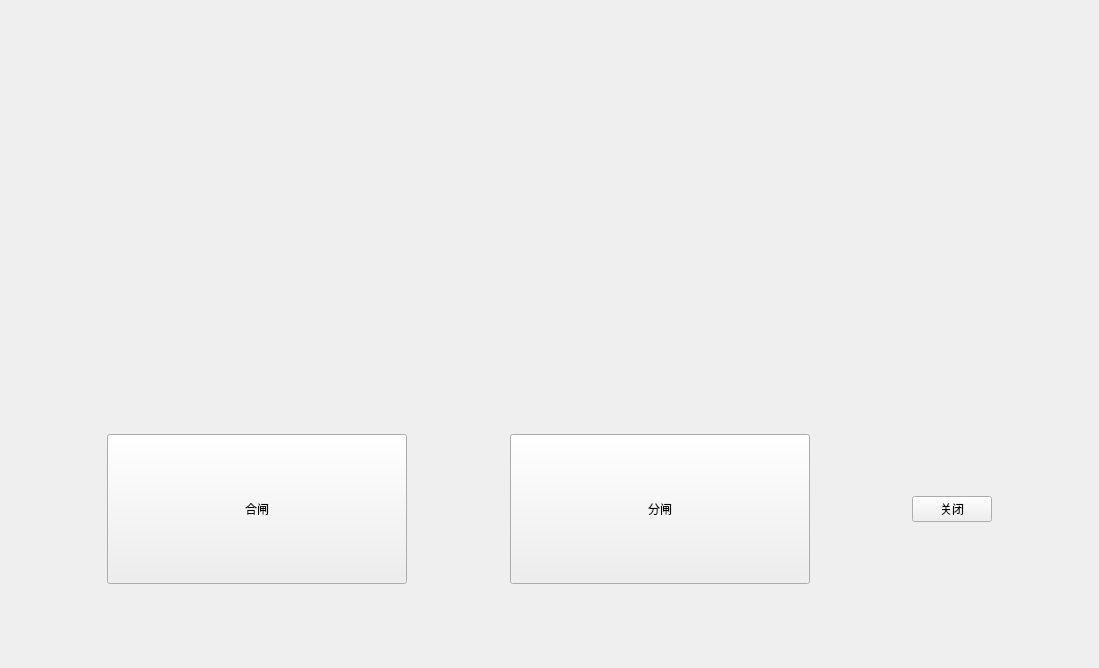
<?xml version="1.0" encoding="UTF-8"?>
<ui version="4.0">
 <class>ivoltTestClass</class>
 <widget class="QWidget" name="ivoltTestClass">
  <property name="geometry">
   <rect>
    <x>0</x>
    <y>0</y>
    <width>1099</width>
    <height>668</height>
   </rect>
  </property>
  <property name="windowTitle">
   <string>安荷演示工具</string>
  </property>
  <property name="styleSheet">
   <string notr="true">#ivoltTestClass{background-color: rgb(255, 255, 255);
background-color: rgb(43, 188, 255);
QPushButton{background-color: rgb(0, 0, 255);
font: 17pt &quot;微软雅黑&quot;;
color: rgb(255, 255, 255);}}

QPushButton{
background-color: rgb(0, 0, 255);
font: 34pt &quot;微软雅黑&quot;;
color: rgb(255, 255, 255);
min-width:300px;
min-height:150px;
border-radius:8px;
}
QPushButton:pressed{background-color: rgb(0, 0, 155);}

</string>
  </property>
  <layout class="QVBoxLayout" name="verticalLayout">
   <item>
    <spacer name="verticalSpacer_4">
     <property name="orientation">
      <enum>Qt::Vertical</enum>
     </property>
     <property name="sizeHint" stdset="0">
      <size>
       <width>20</width>
       <height>40</height>
      </size>
     </property>
    </spacer>
   </item>
   <item>
    <layout class="QHBoxLayout" name="horizontalLayout_2">
     <item>
      <spacer name="horizontalSpacer_5">
       <property name="orientation">
        <enum>Qt::Horizontal</enum>
       </property>
       <property name="sizeHint" stdset="0">
        <size>
         <width>40</width>
         <height>20</height>
        </size>
       </property>
      </spacer>
     </item>
     <item>
      <widget class="QLabel" name="label">
       <property name="minimumSize">
        <size>
         <width>416</width>
         <height>272</height>
        </size>
       </property>
       <property name="styleSheet">
        <string notr="true">image: url(:/ivoltTest/Resources/1111.png);</string>
       </property>
       <property name="text">
        <string/>
       </property>
      </widget>
     </item>
     <item>
      <spacer name="horizontalSpacer_4">
       <property name="orientation">
        <enum>Qt::Horizontal</enum>
       </property>
       <property name="sizeHint" stdset="0">
        <size>
         <width>40</width>
         <height>20</height>
        </size>
       </property>
      </spacer>
     </item>
    </layout>
   </item>
   <item>
    <spacer name="verticalSpacer">
     <property name="orientation">
      <enum>Qt::Vertical</enum>
     </property>
     <property name="sizeHint" stdset="0">
      <size>
       <width>20</width>
       <height>63</height>
      </size>
     </property>
    </spacer>
   </item>
   <item>
    <layout class="QHBoxLayout" name="horizontalLayout">
     <item>
      <spacer name="horizontalSpacer_2">
       <property name="orientation">
        <enum>Qt::Horizontal</enum>
       </property>
       <property name="sizeHint" stdset="0">
        <size>
         <width>40</width>
         <height>20</height>
        </size>
       </property>
      </spacer>
     </item>
     <item>
      <widget class="QPushButton" name="pushButton">
       <property name="minimumSize">
        <size>
         <width>300</width>
         <height>150</height>
        </size>
       </property>
       <property name="styleSheet">
        <string notr="true">

</string>
       </property>
       <property name="text">
        <string>合闸</string>
       </property>
      </widget>
     </item>
     <item>
      <spacer name="horizontalSpacer_3">
       <property name="orientation">
        <enum>Qt::Horizontal</enum>
       </property>
       <property name="sizeHint" stdset="0">
        <size>
         <width>40</width>
         <height>20</height>
        </size>
       </property>
      </spacer>
     </item>
     <item>
      <widget class="QPushButton" name="pushButton_2">
       <property name="minimumSize">
        <size>
         <width>300</width>
         <height>150</height>
        </size>
       </property>
       <property name="styleSheet">
        <string notr="true"/>
       </property>
       <property name="text">
        <string>分闸</string>
       </property>
      </widget>
     </item>
     <item>
      <spacer name="horizontalSpacer">
       <property name="orientation">
        <enum>Qt::Horizontal</enum>
       </property>
       <property name="sizeHint" stdset="0">
        <size>
         <width>40</width>
         <height>20</height>
        </size>
       </property>
      </spacer>
     </item>
     <item>
      <widget class="QPushButton" name="pushButton_3">
       <property name="text">
        <string>关闭</string>
       </property>
      </widget>
     </item>
     <item>
      <spacer name="horizontalSpacer_6">
       <property name="orientation">
        <enum>Qt::Horizontal</enum>
       </property>
       <property name="sizeHint" stdset="0">
        <size>
         <width>40</width>
         <height>20</height>
        </size>
       </property>
      </spacer>
     </item>
    </layout>
   </item>
   <item>
    <spacer name="verticalSpacer_3">
     <property name="orientation">
      <enum>Qt::Vertical</enum>
     </property>
     <property name="sizeHint" stdset="0">
      <size>
       <width>20</width>
       <height>64</height>
      </size>
     </property>
    </spacer>
   </item>
  </layout>
 </widget>
 <layoutdefault spacing="6" margin="11"/>
 <resources>
  <include location="ivoltTest.qrc"/>
 </resources>
 <connections/>
</ui>
